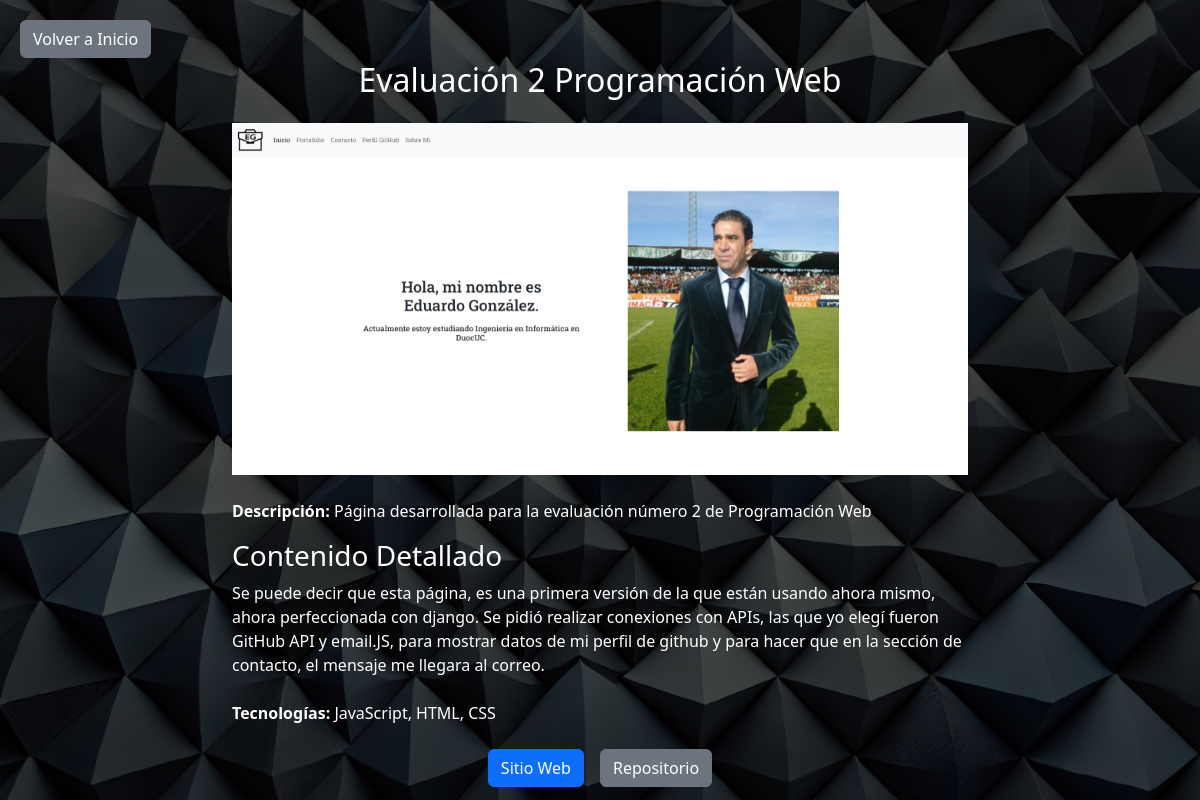
Screenshot of /proyecto/1/ with the database file from the repository.
### myportfolio/models.py (models this page shows, shortened)
class Proyecto(models.Model):
    titulo = models.CharField(max_length=200)
    imagen = models.ImageField(upload_to='proyectos/')
    descripcion = models.TextField()
    contenido = RichTextField()
    tecnologias = models.ManyToManyField(Tecnologia)
    link_sitio = models.URLField(max_length=200)
    link_repositorio = models.URLField(max_length=200)
    categoria = models.ForeignKey(Categoria, on_delete=models.CASCADE)

class ImagenProyecto(models.Model):
    proyecto = models.ForeignKey(Proyecto, related_name='imagenes_set1', on_delete=models.CASCADE)
    imagen = models.ImageField(upload_to='proyectos/set1/')

class ImagenProyecto2(models.Model):
    proyecto = models.ForeignKey(Proyecto, related_name='imagenes_set2', on_delete=models.CASCADE)
    imagen = models.ImageField(upload_to='proyectos/set2/')

class ImagenProyecto3(models.Model):
    proyecto = models.ForeignKey(Proyecto, related_name='imagenes_set3', on_delete=models.CASCADE)
    imagen = models.ImageField(upload_to='proyectos/set3/')

class Tecnologia(models.Model):
    nombre = models.CharField(max_length=50, unique=True)
    def __str__(self):
        return self.nombre

### myportfolio/views.py (the view)
# urls.py: path('proyecto/<int:pk>/', views.proyecto_detalle, name='proyecto_detalle'),
def proyecto_detalle(request, pk):
    proyecto = get_object_or_404(Proyecto, pk=pk)
    return render(request, 'proyecto_detalle.html', {'proyecto': proyecto})

### myportfolio/templates/proyecto_detalle.html (shortened to what this page needs)
{% extends 'base_generic.html' %}
{% load static %}
{% block content %}
    <div class="container mt-5">
        <a href="{% url 'index' %}" class="btn btn-secondary back-button">Volver a Inicio</a>
        <div class="row">
            <div class="col-12 col-md-8 offset-md-2">
                <h2 class="text-center text-white mb-4">{{ proyecto.titulo }}</h2>
                <div id="projectCarousel" class="carousel slide" data-bs-ride="carousel">
                    <div class="carousel-indicators">
                        {% for i in proyecto.imagenes_set1.all %}
                            <button type="button" data-bs-target="#projectCarousel" data-bs-slide-to="{{ forloop.counter0 }}" class="{% if forloop.first %}active{% endif %}" aria-label="Slide {{ forloop.counter }}"></button>
                        {% endfor %}
                        {% for i in proyecto.imagenes_set2.all %}
                            <button type="button" data-bs-target="#projectCarousel" data-bs-slide-to="{{ forloop.counter0|add:proyecto.imagenes_set1.count }}" class="{% if proyecto.imagenes_set1.count == 0 and forloop.first %}active{% endif %}" aria-label="Slide {{ forloop.counter|add:proyecto.imagenes_set1.count }}"></button>
                        {% endfor %}
                        {% for i in proyecto.imagenes_set3.all %}
                            <button type="button" data-bs-target="#projectCarousel" data-bs-slide-to="{{ forloop.counter0|add:proyecto.imagenes_set1.count|add:proyecto.imagenes_set2.count }}" class="{% if proyecto.imagenes_set1.count == 0 and proyecto.imagenes_set2.count == 0 and forloop.first %}active{% endif %}" aria-label="Slide {{ forloop.counter|add:proyecto.imagenes_set1.count|add:proyecto.imagenes_set2.count }}"></button>
                        {% endfor %}
                    </div>
                    <div class="carousel-inner">
                        {% for imagen in proyecto.imagenes_set1.all %}
                            <div class="carousel-item {% if forloop.first %}active{% endif %}">
                                <img src="{{ imagen.imagen.url }}" class="d-block w-100" alt="Imagen set1 de {{ proyecto.titulo }}">
                            </div>
                        {% endfor %}
                    </div>
                    <button class="carousel-control-prev" type="button" data-bs-target="#projectCarousel" data-bs-slide="prev">
                        <span class="carousel-control-prev-icon" aria-hidden="true"></span>
                    </button>
                    <button class="carousel-control-next" type="button" data-bs-target="#projectCarousel" data-bs-slide="next">
                        <span class="carousel-control-next-icon" aria-hidden="true"></span>
                    </button>
                </div>
                <div class="mt-4 text-white">
                    <p><strong>Descripción: </strong>{{ proyecto.descripcion }}</p>
                    <h3>Contenido Detallado</h3>
                    <div>{{ proyecto.contenido|safe }}</div>
                    <p class="mt-4"><strong>Tecnologías:</strong> {{ proyecto.tecnologias.all|join:", " }}</p>
                </div>
                <div class="mt-4 d-flex justify-content-center">
                    <a href="{{ proyecto.link_sitio }}" class="btn btn-primary mx-2">Sitio Web</a>
                    <a href="{{ proyecto.link_repositorio }}" class="btn btn-secondary mx-2">Repositorio</a>
                </div>
            </div>
        </div>
    </div>
{% endblock %}

### myportfolio/templates/base_generic.html (shortened to what this page needs)
{% load bootstrap5 %}
{% load static %}
<!DOCTYPE html>
<html lang="en">
<head>
    {% bootstrap_css %}
    <link rel="stylesheet" href="{% static 'css/styles.css' %}">
</head>
<body>
    {% block content %}
    {% endblock %}
</body>
</html>

### rows the page displays
Proyecto: titulo "Evaluación 2 Programación Web", descripcion "Página desarrollada para la evaluación número 2 de Programación Web", contenido "Se puede decir que esta página, es una primera versión de la que están usando ahora mismo, ahora perfeccionada con django. Se pidió realizar conexiones con APIs, las que yo elegí fueron GitHub API y email.JS, para mostrar datos de mi perfil de github y para hacer que en la sección de contacto, el mensaje me llegara al correo.", tecnologias.all "JavaScript, HTML, CSS"
ImagenProyecto: imagen (picture)
